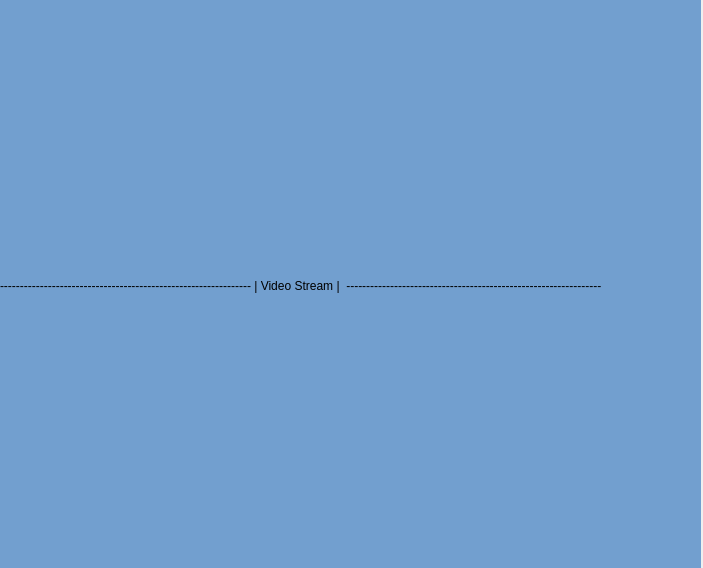
<?xml version="1.0" encoding="UTF-8"?>
<ui version="4.0">
 <class>FullWindow</class>
 <widget class="QWidget" name="FullWindow">
  <property name="windowModality">
   <enum>Qt::WindowModal</enum>
  </property>
  <property name="geometry">
   <rect>
    <x>0</x>
    <y>0</y>
    <width>703</width>
    <height>568</height>
   </rect>
  </property>
  <property name="sizePolicy">
   <sizepolicy hsizetype="Fixed" vsizetype="Fixed">
    <horstretch>0</horstretch>
    <verstretch>0</verstretch>
   </sizepolicy>
  </property>
  <property name="focusPolicy">
   <enum>Qt::NoFocus</enum>
  </property>
  <property name="contextMenuPolicy">
   <enum>Qt::DefaultContextMenu</enum>
  </property>
  <property name="windowTitle">
   <string>Form</string>
  </property>
  <widget class="QLabel" name="labelOutVideo">
   <property name="geometry">
    <rect>
     <x>0</x>
     <y>0</y>
     <width>701</width>
     <height>571</height>
    </rect>
   </property>
   <property name="styleSheet">
    <string notr="true">background-color: rgb(114, 159, 207);</string>
   </property>
   <property name="text">
    <string>--------------------------------------------------------------- | Video Stream |  ----------------------------------------------------------------</string>
   </property>
  </widget>
 </widget>
 <resources/>
 <connections/>
</ui>
